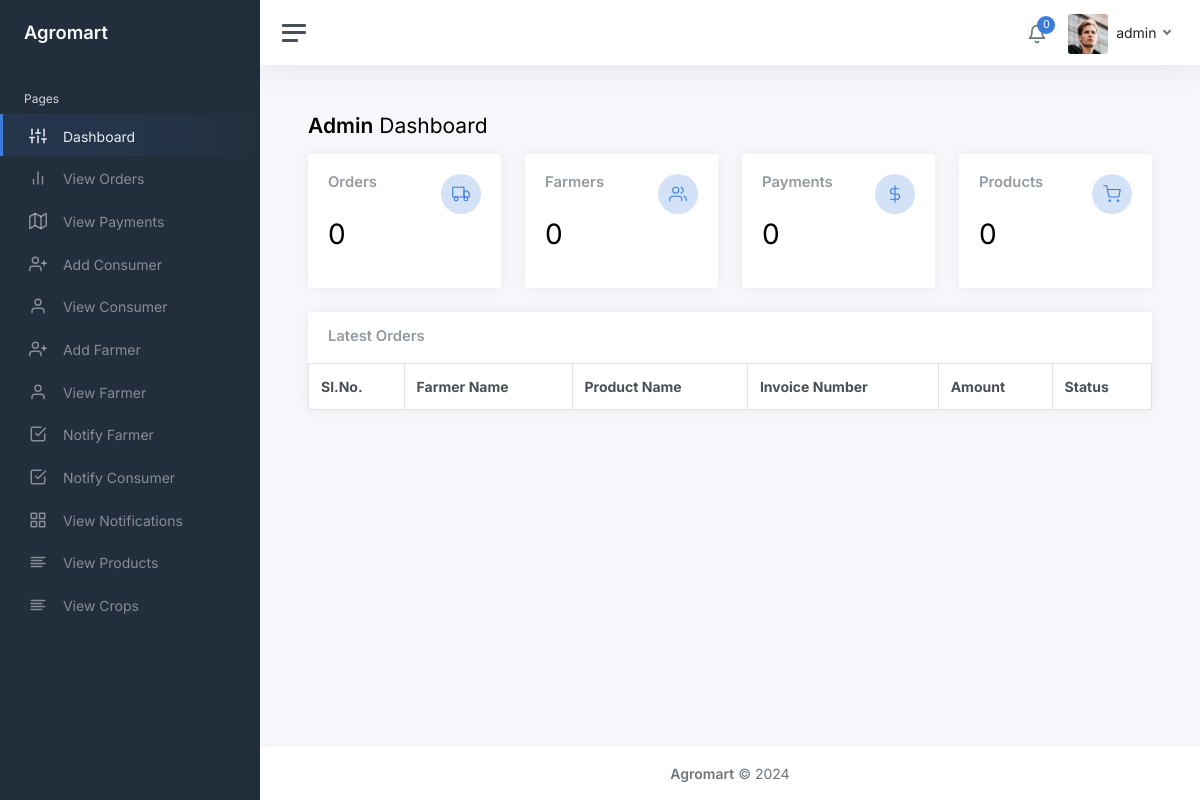
/admin/home.php (signed in), run on an earlier commit of the app's database.
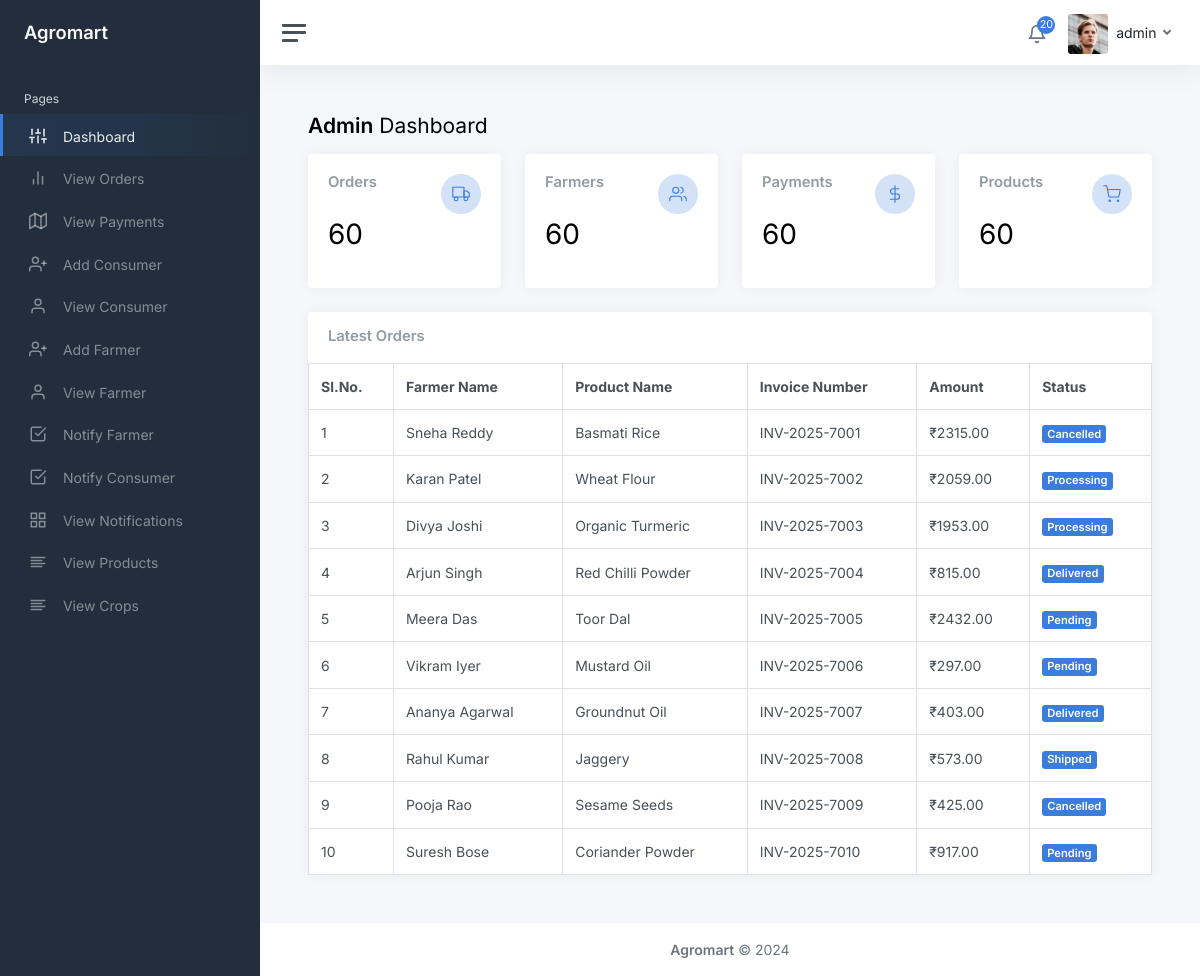
And on a later commit of the database.
### tables this page shows
CREATE TABLE IF NOT EXISTS `orders` (
  `order_id` int NOT NULL AUTO_INCREMENT,
  `farmer_id` int NOT NULL,
  `product_id` int NOT NULL,
  `invoice_number` varchar(30) NOT NULL,
  `amount` int NOT NULL,
  `status` varchar(30) NOT NULL,
  `datetime` timestamp NOT NULL DEFAULT CURRENT_TIMESTAMP,
  PRIMARY KEY (`order_id`)
);

CREATE TABLE IF NOT EXISTS `farmers` (
  `farmer_id` int NOT NULL AUTO_INCREMENT,
  `farmer_name` varchar(30) NOT NULL,
  `farmer_email` varchar(30) NOT NULL,
  `farmer_contact_number` varchar(12) NOT NULL,
  `farmer_address` text NOT NULL,
  `farmer_username` varchar(30) NOT NULL,
  `farmer_password` varchar(30) NOT NULL,
  PRIMARY KEY (`farmer_id`)
);

CREATE TABLE IF NOT EXISTS `products` (
  `product_id` int NOT NULL AUTO_INCREMENT,
  `product_name` varchar(30) NOT NULL,
  `product_description` text NOT NULL,
  `product_amount` int NOT NULL,
  `consumer_id` int NOT NULL,
  `image_location` text NOT NULL,
  PRIMARY KEY (`product_id`)
);

### admin/home.php (the view, shortened to what the changed rows need)
<?php
include './includes/connection.php';
?>
<!DOCTYPE html>
<html lang="en">
<head>
	<link href="css/app.css" rel="stylesheet">
</head>
<body>
	<div class="wrapper">
		<div class="main">
			<?php include('./includes/navbar.php'); ?>
			<main class="content">
				<div class="container-fluid p-0">
					<h1 class="h3 mb-3"><strong>Admin</strong> Dashboard</h1>
					<div class="row">
						<div class="col-12 d-flex">
							<div class="w-100">
								<div class="row">
									<div class="col-3">
										<div class="card">
											<div class="card-body">
												<div class="row">
													<div class="col mt-0">
													</div>
													<div class="col-auto">
													</div>
												</div>
												<h1 class="mt-1 mb-3">
												<?php
													echo mysqli_num_rows(mysqli_query($con,"SELECT * from orders"));
												?>
												</h1>
											</div>
										</div>
									</div>
									<div class="col-3">
										<div class="card">
											<div class="card-body">
												<div class="row">
													<div class="col mt-0">
													</div>
													<div class="col-auto">
													</div>
												</div>
												<h1 class="mt-1 mb-3">
												<?php
													echo mysqli_num_rows(mysqli_query($con,"SELECT * from farmers"));
												?>
												</h1>
											</div>
										</div>
									</div>
									<div class="col-3">
										<div class="card">
											<div class="card-body">
												<div class="row">
													<div class="col mt-0">
													</div>
													<div class="col-auto">
													</div>
												</div>
												<h1 class="mt-1 mb-3">
													<?php
														echo mysqli_num_rows(mysqli_query($con,"SELECT * from payments"));
													?>
												</h1>
											</div>
										</div>
									</div>
									<div class="col-3">
										<div class="card">
											<div class="card-body">
												<div class="row">
													<div class="col mt-0">
													</div>
													<div class="col-auto">
													</div>
												</div>
												<h1 class="mt-1 mb-3">
													<?php
														echo mysqli_num_rows(mysqli_query($con,"SELECT * from products"));
													?>
												</h1>
											</div>
										</div>
									</div>
								</div>
							</div>
						</div>
					</div>
					<div class="row">
						<div class="col-12 d-flex">
							<div class="card flex-fill">
								<table class="table table-bordered my-0">
									<thead>
										<tr>
											<th>Sl.No.</th>
											<th class="d-none d-xl-table-cell">Farmer Name</th>
											<th class="d-none d-xl-table-cell">Product Name</th>
											<th class="d-none d-xl-table-cell">Invoice Number</th>
											<th class="d-none d-xl-table-cell">Amount</th>
											<th>Status</th>
										</tr>
									</thead>
									<tbody>
										<?php
											$query=mysqli_query($con,"SELECT f.farmer_name, p.product_name, o.invoice_number, o.amount, o.status from orders O
											left join farmers F on O.farmer_id=F.farmer_id
											left join products P on P.product_id=O.product_id
											limit 10") or die(mysqli_error($con));
											if(mysqli_num_rows($query)){
												$i=1;
												while($row=mysqli_fetch_array($query)){
										?>
										<tr>
											<td><?php echo $i; ?></td>
											<td class="d-none d-xl-table-cell"><?php echo $row['farmer_name']; ?></td>
											<td class="d-none d-xl-table-cell"><?php echo $row['product_name']; ?></td>
											<td class="d-none d-xl-table-cell"><?php echo $row['invoice_number']; ?></td>
											<td class="d-none d-md-table-cell">&#8377;<?php echo $row['amount']; ?>.00</td>
											<td><span class="badge bg-primary"><?php echo $row['status']; ?></span></td>
										</tr>
										<?php
												$i++;
												}
											}
										?>
									</tbody>
								</table>
							</div>
						</div>
					</div>
				</div>
			</main>
		</div>
	</div>
</body>
</html>

### admin/includes/navbar.php (shortened to what the changed rows need)
<nav class="navbar navbar-expand navbar-light navbar-bg">
				<div class="navbar-collapse collapse">
					<ul class="navbar-nav navbar-align">
						<li class="nav-item dropdown">
							<a class="nav-icon dropdown-toggle" href="#" id="alertsDropdown" data-bs-toggle="dropdown">
								<div class="position-relative">
									<i class="align-middle" data-feather="bell"></i>
									<span class="indicator">
                                    <?php
                                        $ID = $_SESSION['admin_id'];
                                        $Count = mysqli_num_rows(mysqli_query($con,"SELECT * from notifications where notification_from_id=$ID"));
                                        echo $Count;
                                    ?>
                                    </span>
								</div>
							</a>
						</li>
					</ul>
				</div>
			</nav>

What changed in the data, as far as the page shows it:
added orders: farmer.farmer_name "Sneha Reddy", product.product_name "Basmati Rice", invoice_number "INV-2025-7001", amount "2315", status "Cancelled"
added orders: farmer.farmer_name "Karan Patel", product.product_name "Wheat Flour", invoice_number "INV-2025-7002", amount "2059", status "Processing"
added orders: farmer.farmer_name "Divya Joshi", product.product_name "Organic Turmeric", invoice_number "INV-2025-7003", amount "1953", status "Processing"
added orders: farmer.farmer_name "Arjun Singh", product.product_name "Red Chilli Powder", invoice_number "INV-2025-7004", amount "815", status "Delivered"
added orders: farmer.farmer_name "Meera Das", product.product_name "Toor Dal", invoice_number "INV-2025-7005", amount "2432", status "Pending"
added orders: farmer.farmer_name "Vikram Iyer", product.product_name "Mustard Oil", invoice_number "INV-2025-7006", amount "297", status "Pending"
added orders: farmer.farmer_name "Ananya Agarwal", product.product_name "Groundnut Oil", invoice_number "INV-2025-7007", amount "403", status "Delivered"
added orders: farmer.farmer_name "Rahul Kumar", product.product_name "Jaggery", invoice_number "INV-2025-7008", amount "573", status "Shipped"
added orders: farmer.farmer_name "Pooja Rao", product.product_name "Sesame Seeds", invoice_number "INV-2025-7009", amount "425", status "Cancelled"
added orders: farmer.farmer_name "Suresh Bose", product.product_name "Coriander Powder", invoice_number "INV-2025-7010", amount "917", status "Pending"
Also different on the page:
$Count: "0" → "20"
mysqli_num_rows(mysqli_query($con,"SELECT * from orders")): "0" → "60"
mysqli_num_rows(mysqli_query($con,"SELECT * from farmers")): "0" → "60"
mysqli_num_rows(mysqli_query($con,"SELECT * from payments")): "0" → "60"
mysqli_num_rows(mysqli_query($con,"SELECT * from products")): "0" → "60"
